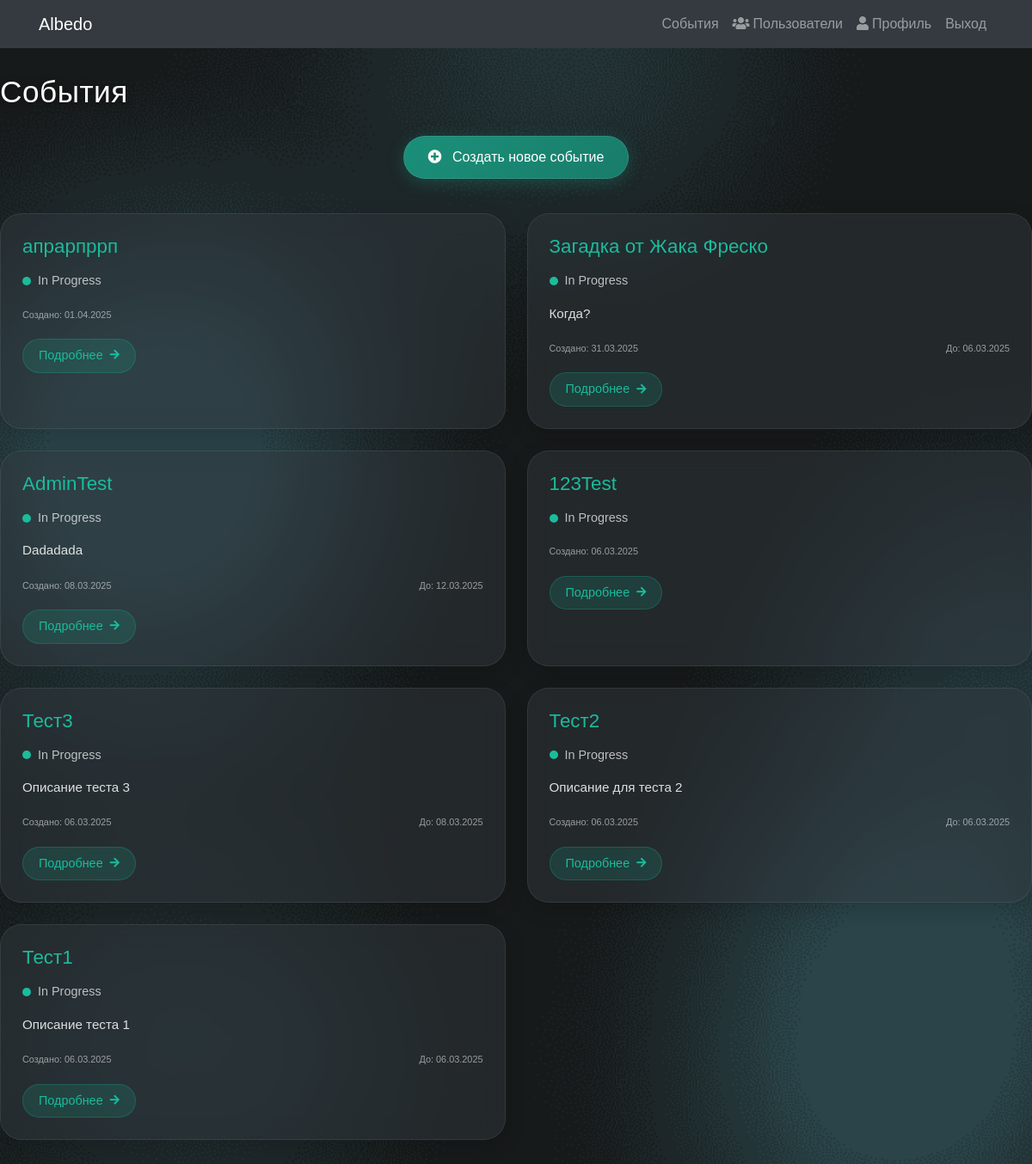
Screenshot of /events/ (signed in) with the database file from the repository.
### albedo/models.py (models this page shows, shortened)
class Event(models.Model):
    STATUS_CHOICES = (
        ('in_progress', 'In Progress'),
        ('closed', 'Closed'),
    )
    title = models.CharField(max_length=255)
    description = models.TextField(blank=True)
    created_at = models.DateTimeField(auto_now_add=True)
    status = models.CharField(
        max_length=11,
        choices=STATUS_CHOICES,
        default='in_progress'
    )
    limit_date = models.DateTimeField(null=True, blank=True)
    user = models.ForeignKey(
        User,
        on_delete=models.CASCADE,
        related_name='events'
    )
    file = models.ForeignKey(
        File,
        on_delete=models.SET_NULL,
        null=True,
        blank=True,
        related_name='events'
    )

### albedo/views.py (the view)
# urls.py: path('events/', views.event_list, name='event_list'),
@login_required
def event_list(request):
    events = Event.objects.filter(user__active=True).order_by('-created_at')
    return render(request, 'albedo/event_list.html', {'events': events})

### albedo/templates/albedo/event_list.html (shortened to what this page needs)
{% extends 'albedo/base.html' %}
{% load static %}
{% block content %}
<div style="padding-top: 30px;">
    <div style="max-width: 1200px; margin: 0 auto 30px auto; display: flex; justify-content: space-between; align-items: center;">
        <h1 style="color: white; font-size: 2.2rem; margin: 0; text-shadow: 0 2px 10px rgba(0,0,0,0.5); font-weight: 300; letter-spacing: 0.5px;">События</h1>
    </div>
    <div style="text-align: center; margin-bottom: 40px;">
        {% if user.is_authenticated and user.active %}
            <a href="{% url 'create_event' %}" style="display: inline-block; background: linear-gradient(135deg, rgba(26, 188, 156, 0.7), rgba(22, 160, 133, 0.7)); color: white; padding: 12px 28px; border-radius: 25px; text-decoration: none; font-size: 1rem; font-weight: 400; transition: all 0.3s ease; box-shadow: 0 4px 20px rgba(26, 188, 156, 0.25); backdrop-filter: blur(5px); border: 1px solid rgba(255,255,255,0.1);">
                <i class="fas fa-plus-circle" style="margin-right: 8px;"></i> Создать новое событие
            </a>
        {% endif %}
    </div>
    <div style="display: grid; grid-template-columns: repeat(auto-fill, minmax(450px, 1fr)); gap: 25px; max-width: 1200px; margin: 0 auto;">
        {% for event in events %}
        <div style="background-color: rgba(52, 58, 64, 0.45); border-radius: 25px; padding: 25px; backdrop-filter: blur(12px); border: 1px solid rgba(255,255,255,0.08); box-shadow: 0 8px 25px rgba(0,0,0,0.15); transition: transform 0.3s ease, box-shadow 0.3s ease;">
            <h3 style="color: #1ABC9C; margin-top: 0; margin-bottom: 15px; font-size: 1.4rem; font-weight: 400;">
                {{ event.title }}
            </h3>
            <div style="display: flex; align-items: center; margin-bottom: 15px;">
                <span style="display: inline-block; width: 10px; height: 10px; border-radius: 50%; background-color: {% if event.status %}#1ABC9C{% else %}#6c757d{% endif %}; margin-right: 8px;"></span>
                <p style="color: rgba(255,255,255,0.7); margin: 0; font-size: 0.9rem;">
                    {{ event.get_status_display }}
                </p>
            </div>
            <p style="color: rgba(255,255,255,0.85); margin-bottom: 20px; line-height: 1.6; font-size: 0.95rem;">
                {{ event.description|truncatewords:30 }}
            </p>
            <div style="display: flex; justify-content: space-between; margin-bottom: 20px; font-size: 0.85rem;">
                <small style="color: rgba(255,255,255,0.55);">Создано: {{ event.created_at|date:"d.m.Y" }}</small>
                {% if event.limit_date %}
                <small style="color: rgba(255,255,255,0.55);">До: {{ event.limit_date|date:"d.m.Y" }}</small>
                {% endif %}
            </div>
            <a href="{% url 'event_detail' event.id %}" style="display: inline-flex; align-items: center; background-color: rgba(26, 188, 156, 0.15); color: #1ABC9C; padding: 8px 18px; border-radius: 20px; text-decoration: none; border: 1px solid rgba(26, 188, 156, 0.25); transition: all 0.3s ease; font-size: 0.9rem;">
                Подробнее <i class="fas fa-arrow-right" style="margin-left: 8px; font-size: 0.8rem;"></i>
            </a>
        </div>
        {% endfor %}
    </div>
</div>
<link href="https://cdnjs.cloudflare.com/ajax/libs/font-awesome/5.15.4/css/all.min.css" rel="stylesheet">
{% endblock %}

### albedo/static/styles.css (style rules this page uses)
:root { --bg-color: #f8f9fa; --text-color: #212529; --card-bg: #ffffff; --header-bg: #343a40; --header-text: white; --border-color: rgba(0,0,0,0.125); --input-bg: #ffffff; --input-text: #495057; --accent-color: #007bff; --alert-success-bg: #d4edda; --alert-success-text: #155724; --alert-success-border: #c3e6cb; --alert-error-bg: #f8d7da; --alert-error-text: #721c24; --alert-error-border: #f5c6cb; --alert-info-bg: #d1ecf1; --alert-info-text: #0c5460; --alert-info-border: #bee5eb; }
body { font-family: Arial, sans-serif; background-color: var(--bg-color); color: var(--text-color); margin: 0; padding: 0; transition: background-color 0.1s ease, color 0.1s ease; }
* { transition: background-color 0.1s ease, color 0.05s ease, border-color 0.1s ease, box-shadow 0.1s ease; }

### rows the page displays
Event: title "апрарпррп", status "In Progress", created_at "01.04.2025"
Event: title "Загадка от Жака Фреско", status "In Progress", description "Когда?", created_at "31.03.2025", limit_date "06.03.2025"
Event: title "AdminTest", status "In Progress", description "Dadadada", created_at "08.03.2025", limit_date "12.03.2025"
Event: title "123Test", status "In Progress", created_at "06.03.2025"
Event: title "Тест3", status "In Progress", description "Описание теста 3", created_at "06.03.2025", limit_date "08.03.2025"
Event: title "Тест2", status "In Progress", description "Описание для теста 2", created_at "06.03.2025", limit_date "06.03.2025"
Event: title "Тест1", status "In Progress", description "Описание теста 1", created_at "06.03.2025", limit_date "06.03.2025"
